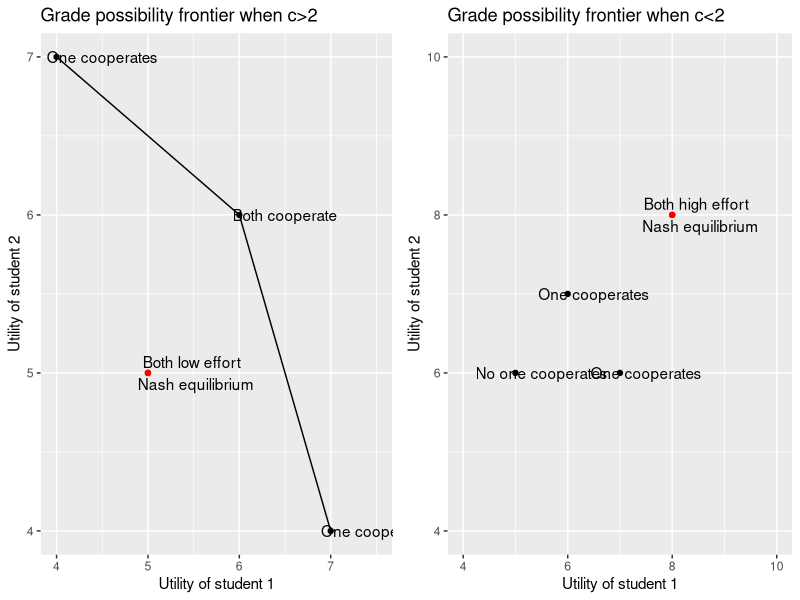

Generate this figure with R:
library(tidyverse)
library(ggpubr)
#Case when c > 2
x <- c(4,6,7)
y <- c(7,6,4)
data <- data.frame(x,y)
plot1 <- data %>% 
  ggplot()+
  aes(x,y)+
  geom_point()+
  geom_line()+
  geom_point(aes(x = 5, y = 5), color = "red")+
  labs(x = "Utility of student 1",
       y = "Utility of student 2",
       title = "Grade possibility frontier when c>2")+
  annotate("text", label = "One cooperates", x = 4.5, y = 7)+
  annotate("text", label = "One cooperates", x = 7.5, y = 4)+
  annotate("text", label = "Both cooperate", x = 6.5, y = 6)+
  annotate("text", label = "Both low effort \n Nash equilibrium",
           x = 5.5, y = 5)

#Case when c < 2
x <- c(5,6,7)
y <- c(6,7,6)
data <- data.frame(x,y)
plot2 <- data %>% 
  ggplot()+
  aes(x,y)+
  geom_point()+
  geom_point(aes(x = 8, y = 8), color = "red")+
  labs(x = "Utility of student 1",
       y = "Utility of student 2",
       title = "Grade possibility frontier when c<2")+
  annotate("text", label = "No one cooperates", x = 5.5, y = 6)+
  annotate("text", label = "One cooperates", x = 6.5, y = 7)+
  annotate("text", label = "One cooperates", x = 7.5, y = 6)+
  annotate("text", label = "Both high effort \n Nash equilibrium",
           x = 8.5, y = 8)+
  coord_cartesian(xlim = c(4,10), ylim = c(4,10))
ggarrange(plot1,plot2)